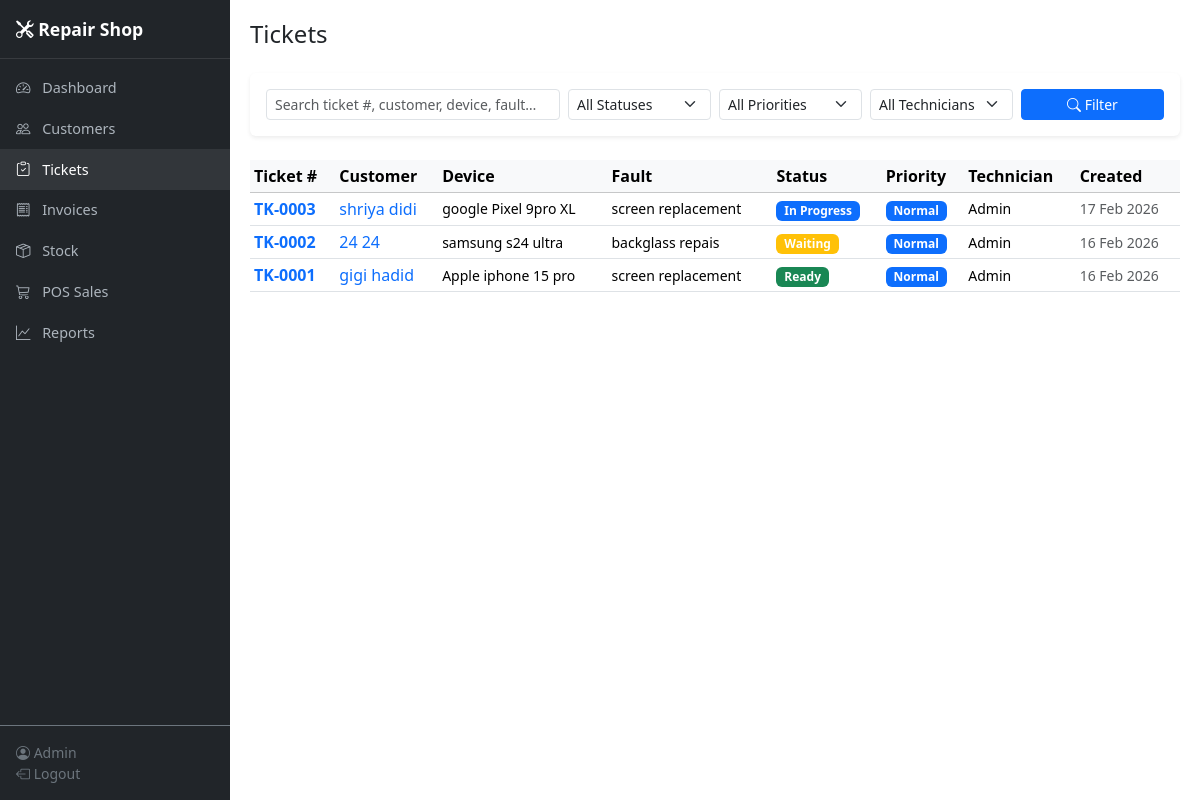
/tickets/ (signed in), run on the app's committed database.
### app/models.py (models this page shows, shortened)
class User(UserMixin, db.Model):
    __tablename__ = "users"
    id = db.Column(db.Integer, primary_key=True)
    username = db.Column(db.String(80), unique=True, nullable=False, index=True)
    email = db.Column(db.String(120), unique=True, nullable=False)
    password_hash = db.Column(db.String(256), nullable=False)
    full_name = db.Column(db.String(120), nullable=False)
    role = db.Column(db.String(20), nullable=False, default="technician")
    is_active = db.Column(db.Boolean, default=True)
    created_at = db.Column(db.DateTime, default=utcnow)
    assigned_tickets = db.relationship("Ticket", backref="technician", lazy="dynamic",
                                       foreign_keys="Ticket.technician_id")
    progress_logs = db.relationship("TicketProgressLog", backref="user", lazy="dynamic")
    pos_sales = db.relationship("POSSale", backref="served_by_user", lazy="dynamic")

class Ticket(db.Model):
    __tablename__ = "tickets"
    STATUSES = ["Waiting", "Diagnosed", "In Progress", "Ready", "Collected", "Cancelled"]
    PRIORITIES = ["Low", "Normal", "High", "Urgent"]
    id = db.Column(db.Integer, primary_key=True)
    ticket_number = db.Column(db.String(20), unique=True, nullable=False, index=True)
    customer_id = db.Column(db.Integer, db.ForeignKey("customers.id"), nullable=False, index=True)
    device_id = db.Column(db.Integer, db.ForeignKey("devices.id"), nullable=False)
    technician_id = db.Column(db.Integer, db.ForeignKey("users.id"), nullable=True)
    fault_description = db.Column(db.Text, nullable=False)
    status = db.Column(db.String(20), nullable=False, default="Waiting", index=True)
    priority = db.Column(db.String(10), nullable=False, default="Normal")
    due_date = db.Column(db.Date, nullable=True)
    customer_notes = db.Column(db.Text, default="")
    internal_notes = db.Column(db.Text, default="")
    disclaimer_accepted = db.Column(db.Boolean, default=False)
    created_at = db.Column(db.DateTime, default=utcnow)
    updated_at = db.Column(db.DateTime, default=utcnow, onupdate=utcnow)
    progress_logs = db.relationship("TicketProgressLog", backref="ticket",
                                     lazy="dynamic", order_by="TicketProgressLog.created_at.desc()",
                                     cascade="all, delete-orphan")
    invoice = db.relationship("Invoice", backref="ticket", uselist=False,
                              cascade="all, delete-orphan")
    parts_used = db.relationship("TicketPartUsed", backref="ticket", lazy="dynamic",
                                  cascade="all, delete-orphan")

class Customer(db.Model):
    __tablename__ = "customers"
    id = db.Column(db.Integer, primary_key=True)
    first_name = db.Column(db.String(80), nullable=False)
    last_name = db.Column(db.String(80), nullable=False)
    phone = db.Column(db.String(30), nullable=False, index=True)
    email = db.Column(db.String(120), default="")
    address = db.Column(db.Text, default="")
    notes = db.Column(db.Text, default="")
    created_at = db.Column(db.DateTime, default=utcnow)
    updated_at = db.Column(db.DateTime, default=utcnow, onupdate=utcnow)
    devices = db.relationship("Device", backref="customer", lazy="dynamic",
                              cascade="all, delete-orphan")
    tickets = db.relationship("Ticket", backref="customer", lazy="dynamic")
    pos_sales = db.relationship("POSSale", backref="customer", lazy="dynamic")
    @property
    def full_name(self):
        return f"{self.first_name} {self.last_name}"

class Device(db.Model):
    __tablename__ = "devices"
    id = db.Column(db.Integer, primary_key=True)
    customer_id = db.Column(db.Integer, db.ForeignKey("customers.id"), nullable=False, index=True)
    device_type = db.Column(db.String(30), nullable=False)
    brand = db.Column(db.String(60), nullable=False)
    model = db.Column(db.String(100), nullable=False)
    colour = db.Column(db.String(40), default="")
    imei_serial = db.Column(db.String(60), default="", index=True)
    passcode = db.Column(db.String(40), default="")
    condition_notes = db.Column(db.Text, default="")
    created_at = db.Column(db.DateTime, default=utcnow)
    tickets = db.relationship("Ticket", backref="device", lazy="dynamic")
    @property
    def display_name(self):
        return f"{self.brand} {self.model}"

### app/blueprints/tickets/routes.py (the view, shortened to what this page needs)
@bp.route("/")
@login_required
def index():
    page = request.args.get("page", 1, type=int)
    per_page = 20
    search = request.args.get("q", "", type=str).strip()
    status_filter = request.args.get("status", "", type=str).strip()
    priority_filter = request.args.get("priority", "", type=str).strip()
    technician_filter = request.args.get("technician", "", type=str).strip()
    query = Ticket.query
    if status_filter and status_filter in STATUS_CHOICES:
        query = query.filter(Ticket.status == status_filter)
    if priority_filter and priority_filter in PRIORITY_CHOICES:
        query = query.filter(Ticket.priority == priority_filter)
    if technician_filter:
        try:
            tech_id = int(technician_filter)
            query = query.filter(Ticket.technician_id == tech_id)
        except ValueError:
            pass  # ignore bad value
    query = query.order_by(Ticket.created_at.desc())
    pagination = query.paginate(page=page, per_page=per_page, error_out=False)
    return render_template(
        "tickets/index.html",
        tickets=pagination.items,
        pagination=pagination,
        search=search,
        status_filter=status_filter,
        priority_filter=priority_filter,
        technician_filter=technician_filter,
        status_choices=STATUS_CHOICES,
        priority_choices=PRIORITY_CHOICES,
        status_colours=STATUS_COLOURS,
        priority_colours=PRIORITY_COLOURS,
        technicians=_get_technicians(),
    )

### app/blueprints/tickets/routes.py (called while the page is built)
def _get_technicians():
    return User.query.filter_by(is_active=True).order_by(User.full_name).all()

### app/models.py (called while the page is built)
@login_manager.user_loader
def load_user(user_id):
    return db.session.get(User, int(user_id))

### app/templates/tickets/index.html (shortened to what this page needs)
{% extends "base.html" %}
{% block content %}
<div class="d-flex justify-content-between align-items-center mb-4">
  <h4 class="mb-0">Tickets</h4>
</div>
<div class="card border-0 shadow-sm mb-4">
  <div class="card-body py-3">
    <form method="get" action="{{ url_for('tickets.index') }}">
      <div class="row g-2 align-items-end">
        <div class="col-md-4">
          <input type="text" name="q" class="form-control form-control-sm"
                 placeholder="Search ticket #, customer, device, fault…"
                 value="{{ search }}">
        </div>
        <div class="col-md-2">
          <select name="status" class="form-select form-select-sm">
            <option value="">All Statuses</option>
          </select>
        </div>
        <div class="col-md-2">
          <select name="priority" class="form-select form-select-sm">
            <option value="">All Priorities</option>
          </select>
        </div>
        <div class="col-md-2">
          <select name="technician" class="form-select form-select-sm">
            <option value="">All Technicians</option>
          </select>
        </div>
        <div class="col-md-2 d-flex gap-1">
          <button type="submit" class="btn btn-sm btn-primary flex-grow-1">
            <i class="bi bi-search"></i> Filter
          </button>
        </div>
      </div>
    </form>
  </div>
</div>
{% if tickets %}
<div class="table-responsive">
  <table class="table table-sm table-hover align-middle">
    <thead class="table-light">
      <tr>
        <th>Ticket #</th>
        <th>Customer</th>
        <th>Device</th>
        <th>Fault</th>
        <th>Status</th>
        <th>Priority</th>
        <th>Technician</th>
        <th>Created</th>
      </tr>
    </thead>
    <tbody>
      {% for t in tickets %}
      <tr>
        <td>
          <a href="{{ url_for('tickets.view', ticket_id=t.id) }}" class="text-decoration-none fw-semibold">
            {{ t.ticket_number }}
          </a>
        </td>
        <td>
          <a href="{{ url_for('customers.view', customer_id=t.customer.id) }}" class="text-decoration-none">
            {{ t.customer.full_name }}
          </a>
        </td>
        <td class="small">{{ t.device.display_name if t.device else '—' }}</td>
        <td class="small">{{ t.fault_description[:45] }}{% if t.fault_description|length > 45 %}…{% endif %}</td>
        <td>
          <span class="badge bg-{{ status_colours.get(t.status, 'secondary') }}">{{ t.status }}</span>
        </td>
        <td>
          <span class="badge bg-{{ priority_colours.get(t.priority, 'secondary') }}">{{ t.priority }}</span>
        </td>
        <td class="small">{{ t.technician.full_name if t.technician else '—' }}</td>
        <td class="text-muted small">{{ t.created_at.strftime('%d %b %Y') }}</td>
      </tr>
      {% endfor %}
    </tbody>
  </table>
</div>
{% endif %}
{% endblock %}

### app/templates/base.html (shortened to what this page needs)
<!DOCTYPE html>
<html lang="en" data-bs-theme="light">
<head>
  <link href="https://cdn.jsdelivr.net/npm/bootstrap@5.3.3/dist/css/bootstrap.min.css" rel="stylesheet">
  <link href="https://cdn.jsdelivr.net/npm/bootstrap-icons@1.11.3/font/bootstrap-icons.min.css" rel="stylesheet">
</head>
<body>
  {% if current_user.is_authenticated %}
  <nav class="sidebar d-flex flex-column" id="sidebar">
    <div class="sidebar-brand">
      <i class="bi bi-tools"></i> {{ shop_name }}
    </div>
    <ul class="nav flex-column mt-2 flex-grow-1">
      <li class="nav-item">
        <a class="nav-link {% if request.endpoint == 'dashboard.index' %}active{% endif %}" href="{{ url_for('dashboard.index') }}">
          <i class="bi bi-speedometer2"></i> Dashboard
        </a>
      </li>
      <li class="nav-item">
        <a class="nav-link {% if 'customers' in request.endpoint|default('') %}active{% endif %}" href="{{ url_for('customers.index') }}">
          <i class="bi bi-people"></i> Customers
        </a>
      </li>
      <li class="nav-item">
        <a class="nav-link {% if 'tickets' in request.endpoint|default('') %}active{% endif %}" href="{{ url_for('tickets.index') }}">
          <i class="bi bi-clipboard-check"></i> Tickets
        </a>
      </li>
      <li class="nav-item">
        <a class="nav-link {% if 'invoices' in request.endpoint|default('') %}active{% endif %}" href="{{ url_for('invoices.index') }}">
          <i class="bi bi-receipt"></i> Invoices
        </a>
      </li>
      <li class="nav-item">
        <a class="nav-link {% if 'stock' in request.endpoint|default('') %}active{% endif %}" href="{{ url_for('stock.index') }}">
          <i class="bi bi-box-seam"></i> Stock
        </a>
      </li>
      <li class="nav-item">
        <a class="nav-link {% if 'pos' in request.endpoint|default('') %}active{% endif %}" href="{{ url_for('pos.index') }}">
          <i class="bi bi-cart3"></i> POS Sales
        </a>
      </li>
      <li class="nav-item">
        <a class="nav-link {% if 'reports' in request.endpoint|default('') %}active{% endif %}" href="{{ url_for('reports.index') }}">
          <i class="bi bi-graph-up"></i> Reports
        </a>
      </li>
    </ul>
    <div class="p-3 border-top border-secondary small text-secondary">
      <i class="bi bi-person-circle"></i> {{ current_user.full_name }}
      <br>
      <a href="{{ url_for('auth.logout') }}" class="text-secondary text-decoration-none">
        <i class="bi bi-box-arrow-left"></i> Logout
      </a>
    </div>
  </nav>
  <div class="main-content">
    {% block content %}{% endblock %}
  </div>
  {% endif %}
</body>
</html>

### app/templates/base.html (style rules this page uses)
:root { --sidebar-width: 230px; }
body { min-height: 100vh; }
.sidebar { width: var(--sidebar-width); min-height: 100vh; background: #212529; position: fixed; top: 0; left: 0; z-index: 1030; transition: transform .2s; }
.sidebar .nav-link { color: #adb5bd; padding: .6rem 1rem; font-size: .9rem; }
.sidebar .nav-link:hover, .sidebar .nav-link.active { color: #fff; background: rgba(255,255,255,.08); }
.sidebar .nav-link i { width: 22px; text-align: center; margin-right: .5rem; }
.main-content { margin-left: var(--sidebar-width); padding: 1.25rem; }
.sidebar-brand { padding: 1rem; font-weight: 700; font-size: 1.1rem; color: #fff; border-bottom: 1px solid rgba(255,255,255,.1); }

### data on the page
User: full_name "Admin"
Ticket: ticket_number "TK-0003", customer.full_name "shriya didi", device "google Pixel 9pro XL", fault_description "screen replacement", status "In Progress", priority "Normal", technician "Admin", created_at "17 Feb 2026"
Ticket: ticket_number "TK-0002", customer.full_name "24 24", device "samsung s24 ultra", fault_description "backglass repais", status "Waiting", priority "Normal", technician "Admin", created_at "16 Feb 2026"
Ticket: ticket_number "TK-0001", customer.full_name "gigi hadid", device "Apple iphone 15 pro", fault_description "screen replacement", status "Ready", priority "Normal", technician "Admin", created_at "16 Feb 2026"

### other printed values
{{ shop_name }} "Repair Shop"
